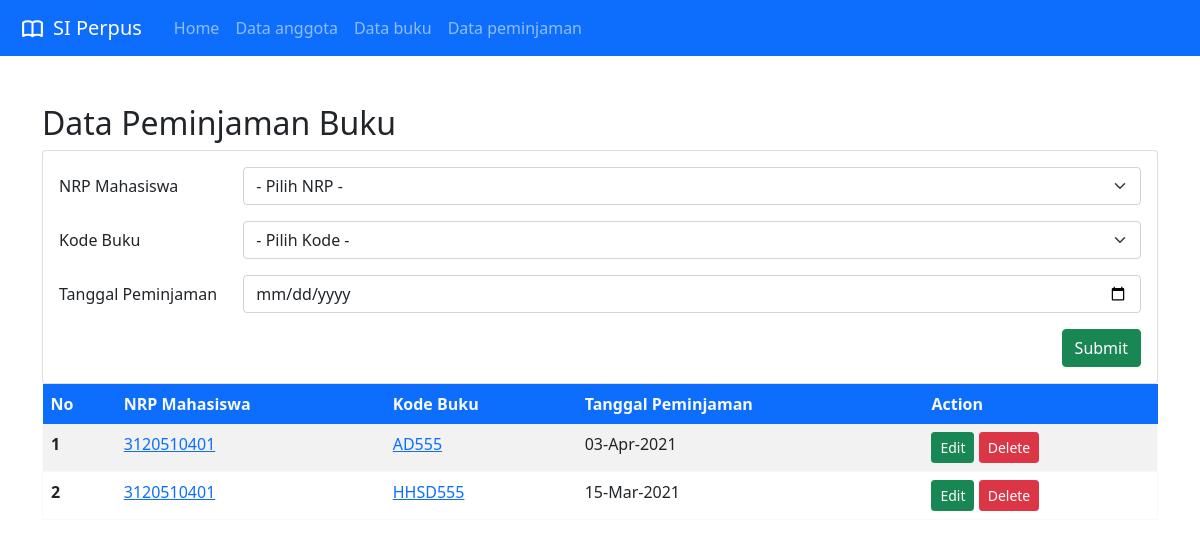
Page /pinjam/index.php on the committed database.
### tables this page shows
CREATE TABLE `tb_pinjam` (
  `id_pinjam` int(11) NOT NULL,
  `nrp_mhs` varchar(10) NOT NULL,
  `kode_buku` varchar(10) NOT NULL,
  `tgl_pinjam` date NOT NULL
);

### pinjam/index.php (the view, shortened to what this page needs)
<?php
include '../header.php';
include '../navbar.php';
include '../koneksi.php';
$sql = "SELECT *FROM tb_pinjam";
$result = mysqli_query($konek, $sql);
?>
<div class="container my-4">
    <br>
    <h2>Data Peminjaman Buku</h2>
    <div class="card card-body">
        <form action="insert.php" method="POST">
            <div class="mb-3 row">
                <label for="nrp_mhs" class="col-sm-2 col-form-label">NRP Mahasiswa</label>
                <div class="col-sm-10">
                    <select class="form-select" name="nrp_mhs" required>
                        <option value="" selected>- Pilih NRP -</option>
                    </select>
                </div>
            </div>
            <div class="mb-3 row">
                <label for="nrp_mhs" class="col-sm-2 col-form-label">Kode Buku</label>
                <div class="col-sm-10">
                    <select class="form-select" name="kode_buku" required>
                        <option value="" selected>- Pilih Kode -</option>
                    </select>
                </div>
            </div>
            <div class="mb-3 row">
                <label for="tgl_pinjam" class="col-sm-2 col-form-label">Tanggal Peminjaman</label>
                <div class="col-sm-10">
                    <input type="date" class="form-control" name="tgl_pinjam" required>
                </div>
            </div>
            <div class="d-flex justify-content-end">
                <button class="btn btn-success" type="submit" name="submit">
                    Submit
                </button>
            </div>
        </form>
    </div>
    <table class="table table-striped border border-light">
        <thead class="bg-primary">
            <tr class="text-light" style="border-style: hidden !important;">
                <th scope="col">No</th>
                <th scope="col">NRP Mahasiswa</th>
                <th scope="col">Kode Buku</th>
                <th scope="col">Tanggal Peminjaman</th>
                <th scope="col">Action</th>
            </tr>
        </thead>
        <tbody>
            <?php
            $i = 1;
            if (mysqli_num_rows($result) > 0) {
                while ($row = mysqli_fetch_assoc($result)) {
                    $id = $row['id_pinjam'];
                    $nrp_mhs = $row['nrp_mhs'];
                    $kode_buku = $row['kode_buku'];
                    $tgl_pinjam = $row['tgl_pinjam'];
            ?>
                    <tr>
                        <th scope="row"><?= $i++ ?></th>
                        <td><a href="lihat-mhs.php?nrp=<?= $nrp_mhs ?>"><?= $nrp_mhs ?></a></td>
                        <td><a href="lihat-buku.php?kode=<?= $kode_buku ?>"><?= $kode_buku ?></a></td>
                        <td><?= date('d-M-Y', strtotime($tgl_pinjam)) ?></td>
                        <td>
                            <a href="edit.php?id_pinjam=<?= $id ?>" class="btn btn-sm btn-success">Edit</a>
                            <a href="delete.php?id_pinjam=<?= $id ?>" onclick="return confirm('Apakah anda yakin ingin menghapusnya?')" class="btn btn-sm btn-danger">Delete</a>
                        </td>
                    </tr>
            <?php }
            } else {
                $kosong = "<h4 class='d-flex justify-content-center text-danger'>Tidak ada data</h4>";
            }
            ?>
        </tbody>
    </table>
</div>
<?php include '../footer.php'; ?>

### rows in the picture
tb_pinjam: nrp_mhs "3120510401", kode_buku "AD555", tgl_pinjam "03-Apr-2021"
tb_pinjam: nrp_mhs "3120510401", kode_buku "HHSD555", tgl_pinjam "15-Mar-2021"
